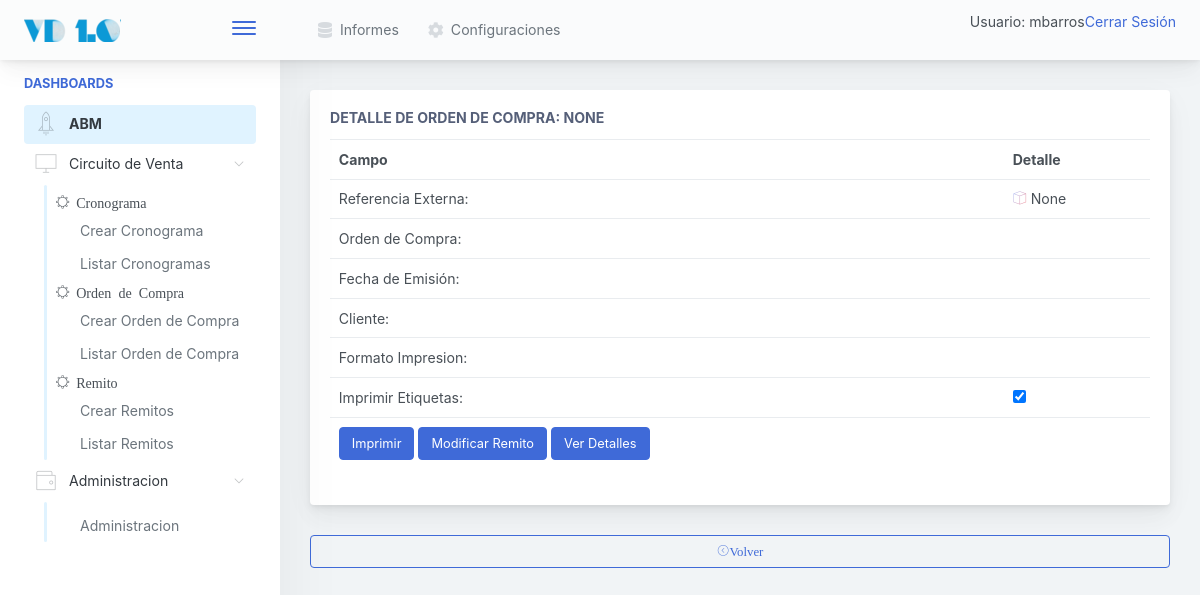
/venta/ventas/preimpresion/12 (signed in), run on an earlier commit of the app's database.
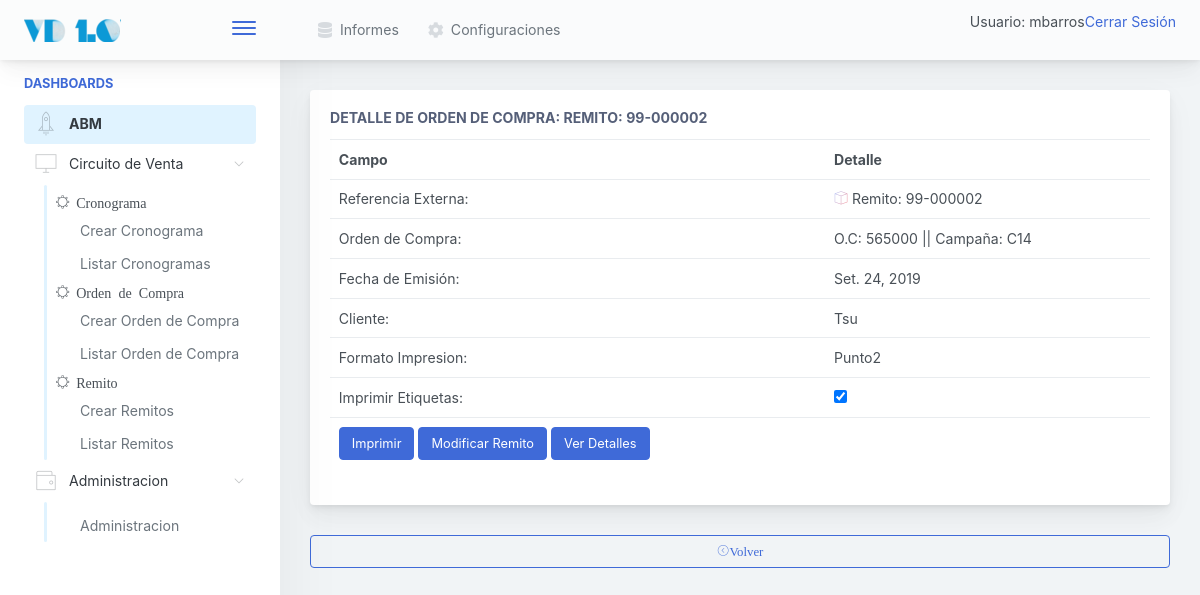
And on a later commit of the database.
### venta/models.py (models this page shows)
class Remito(models.Model):
	referencia_externa 		= models.CharField(max_length=50, unique=True)
	cliente 				= models.ForeignKey(Cliente, null=False, blank=False, on_delete=models.CASCADE)
	ordencompra 			= models.ForeignKey(OrdenCompra, null=False, blank=False, on_delete=models.CASCADE)
	fecha_emision			= models.DateField(null=True, blank=True)
	formato_de_impresion 	= models.ForeignKey(FormatodeImpresion, default=1, null=False, blank=False, on_delete=models.CASCADE)
	conformado				= models.BooleanField(default=False)
	def __str__(self):
		return "Remito: " + self.referencia_externa

class OrdenCompra(models.Model):
	referencia_externa 	= models.CharField(max_length=20, unique=True)
	cliente 			= models.ForeignKey(Cliente, null=False, blank=False, on_delete=models.CASCADE)
	cronograma 			= models.ForeignKey(Cronograma, null=False, blank=False, on_delete=models.CASCADE)
	fecha_emision 		= models.DateField(null=True, blank=True)
	def __str__(self):
		return "O.C: " + self.referencia_externa + " || Campaña: " + str(self.cronograma)

class Cronograma(models.Model):
	nombre  		= models.CharField(max_length=20, unique=True)
	cliente 		= models.ForeignKey(Cliente, null=False, blank=False, on_delete=models.CASCADE)
	fecha_inicio 	= models.DateField(null=True, blank=True)
	def __str__(self):
		return self.nombre

class FormatodeImpresion(models.Model):
	nombre 			= models.CharField(max_length=20, unique=True)
	def __str__(self):
		return self.nombre

### gral/models.py (models this page shows)
class Cliente(models.Model):
	razon_social      = models.CharField(max_length=150, unique=True)
	nombre_corto      = models.CharField(max_length=25, unique=True)
	cuit              = models.CharField(max_length=15, unique=True)
	direccion_fiscal  = models.CharField(max_length=250)
	direccion_entrega = models.CharField(max_length=250)
	observaciones     = models.TextField(blank=True)
	def __str__(self):
		return self.nombre_corto

### venta/views.py (the view)
# urls.py: path('ventas/preimpresion/<int:id_remito>', PreImpresion, name='Preimpresion'),
def PreImpresion(request, id_remito):
	model = Remito.objects.filter(pk=id_remito).last()
	return render(request, 'venta/preimpresion.html', {'remito' : model} )

### inicio/templates/venta/preimpresion.html
{% extends '../base.html' %}
{%  block cuerpo %}
<div class="main-card mb-3 card">
	<div class="card-body">
		<h5 class="card-title">Detalle de Orden de compra: {{ remito }}</h5>
		<table class="table table-hover table-fixed">
		<tr>
			<th>
				Campo
			</th>
			<th>
				Detalle
			</th>
		</tr>
		<tr>
				<td>Referencia Externa: </td>
				<td><i class="pe-7s-box2 icon-gradient bg-amy-crisp">
		        </i>
		        	{{ remito }}
		      </td>
		      </tr>
			<tr>
		      <td>Orden de Compra: </td>
		      <td>
		        {{ remito.ordencompra }}
		      </td>
		      </tr>
		      <tr>
		      <td>Fecha de Emisión: </td>
		      <td>
		        {{ remito.fecha_emision }}
		      </td>
		      </tr>
		      <tr>
		      <td>Cliente: </td>
		      <td>
		        {{ remito.cliente }}
		        </td>
		      </tr>
		      <tr>
		      <td>Formato Impresion: </td>
		      <td>
		        {{ remito.formato_de_impresion }}
		        </td>
		      </tr>
		      <tr>
		      <td>Imprimir Etiquetas: </td>
		      <td>
		        <input type="checkbox" name="imprimir_etiquetas" checked>
		        </td>
		      </tr>
		      <tr>
		      <td>
		      	<a href="#" ><input type="button" class="btn btn-primary" value="Imprimir"></a>
			  	<a href="#"><input type="button" class="btn btn-primary" value="Modificar Remito"></a>
				<a href="#"><input type="button" class="btn btn-primary" value="Ver Detalles"></a>
			<td>
				</tr>
		</table>
	</div>
</div>
<a href="{% url 'venta:RemitoListar' %}">
<button class="mb-2 mr-2 btn-transition btn btn-outline-primary btn-block">
		<i class="pe-7s-angle-left-circle">Volver</i>
</button>
	</a>
{% endblock %}

What changed in the data, as far as the page shows it:
added Remito: referencia_externa "REMITO: 99-000002", referencia_externa "Remito: 99-000002", ordencompra "O.C: 565000 || Campaña: C14", fecha_emision "Set. 24, 2019", cliente "Tsu", formato_de_impresion "Punto2"
Also different on the page:
{{ remito }}: "NONE" → (not shown)
{{ remito }}: "None" → (not shown)
